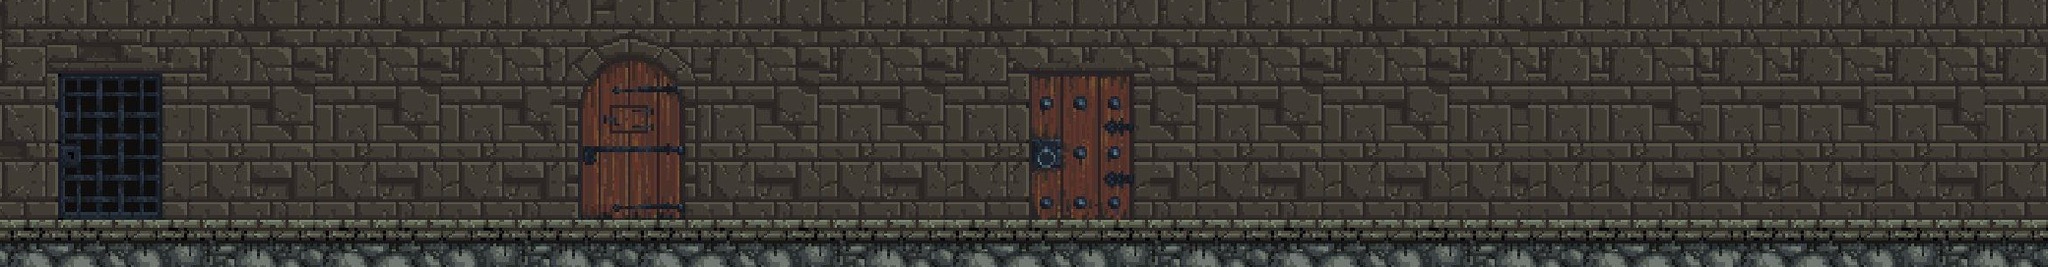

Rendered tile map (Tiled .tmx) drawn with the repository's tilesets; below, a short description and the map source with its tile grids summarised:
An orthogonal 130x17 tile map with 16x16 px tiles, 5 tile layers (background, ground, door-area, door-hide, ...) and 5 objects.

<map version="1.2" tiledversion="1.3.0" orientation="orthogonal" renderorder="right-down" compressionlevel="0" width="130" height="17" tilewidth="16" tileheight="16" infinite="0" nextlayerid="32" nextobjectid="18">
 <tileset firstgid="1" source="../../World/Dungeon-Door.tsx" />
 <layer id="20" name="background" width="130" height="17">
  <data>[2210 cells, 1712 non-empty, 210 distinct tile ids]</data>
 </layer>
 <layer id="24" name="ground" width="130" height="17">
  <data>[2210 cells, 330 non-empty, 120 distinct tile ids]</data>
 </layer>
 <layer id="18" name="door-area" width="130" height="17">
  <data>[2210 cells, 191 non-empty, 111 distinct tile ids]</data>
 </layer>
 <layer id="29" name="door-hide" width="130" height="17">
  <data>[2210 cells, 150 non-empty, 150 distinct tile ids]</data>
 </layer>
 <layer id="25" name="door-level" width="130" height="17">
  <data>[2210 cells, 564 non-empty, 218 distinct tile ids]</data>
 </layer>
 <objectgroup id="26" name="ground">
  <object id="12" x="0" y="224.019" width="2080.33" height="47.9616" />
 </objectgroup>
 <objectgroup id="30" name="door-hide">
  <object id="16" x="1040" y="64" width="114" height="160" />
 </objectgroup>
 <objectgroup id="31" name="door-level">
  <object id="17" x="576" y="48" width="128" height="176" />
 </objectgroup>
 <objectgroup id="27" name="chest">
  <object id="14" x="1752.67" y="163.333" width="68" height="59" />
 </objectgroup>
 <objectgroup id="28" name="door-area">
  <object id="15" x="48" y="64" width="128" height="160" />
 </objectgroup>
</map>
